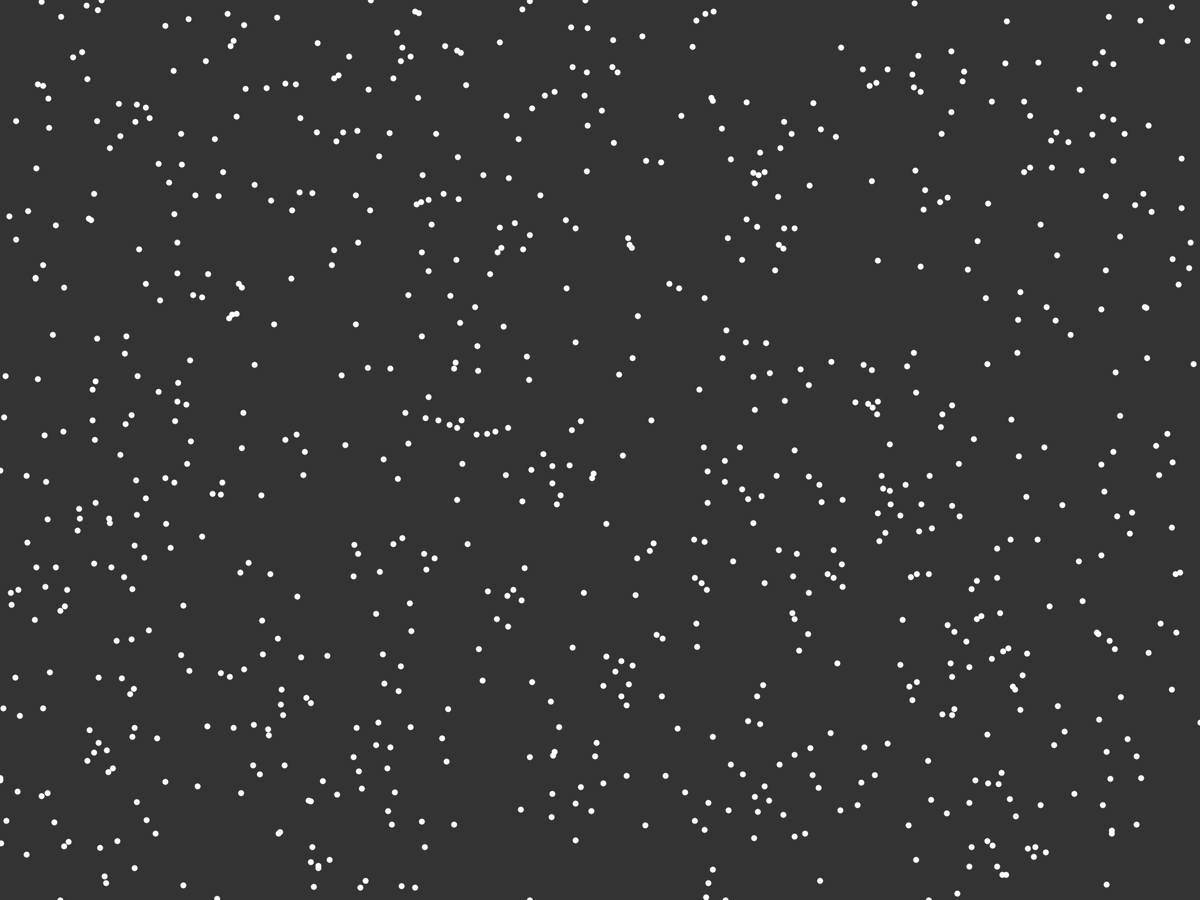
Frame 1 (no input)
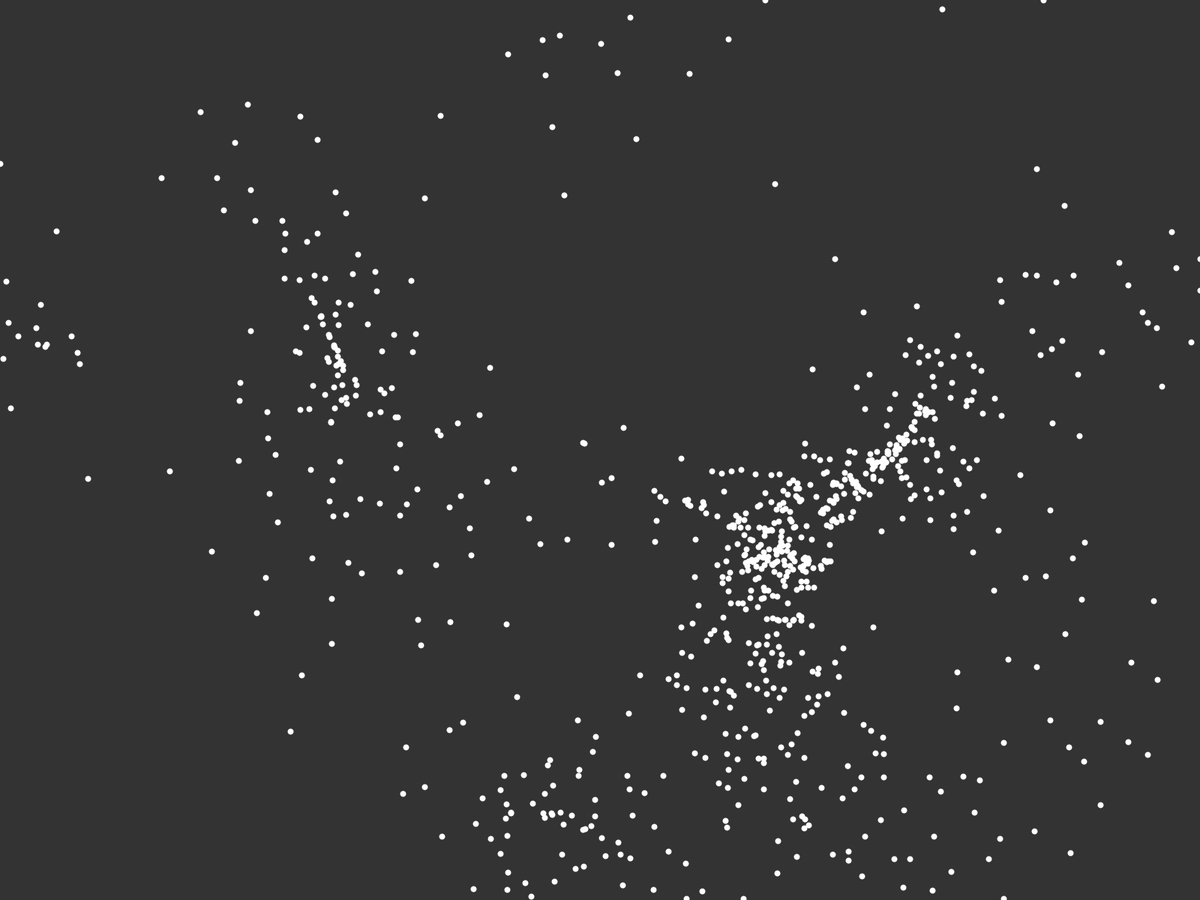
Frame 60 (the mouse pressed at the canvas centre just before this capture)
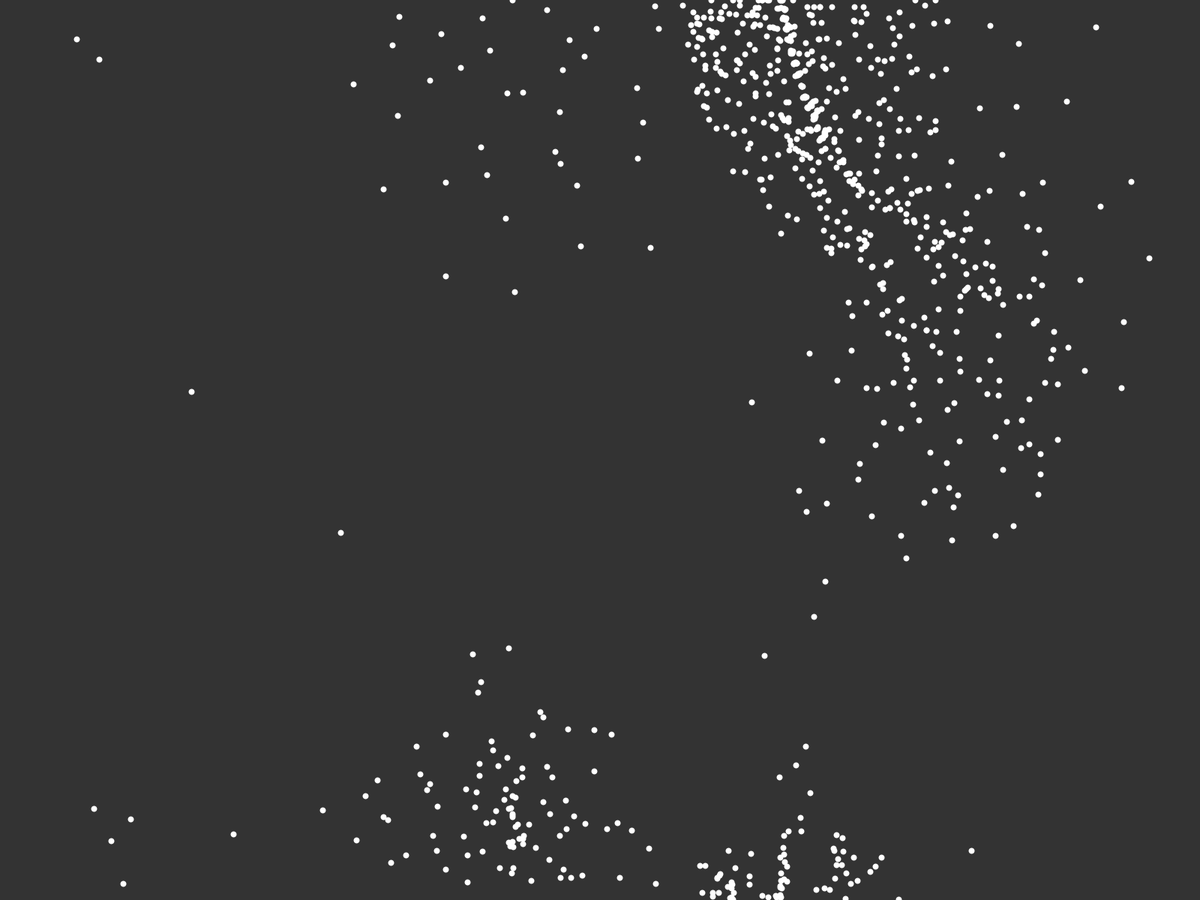
Frame 120 (the mouse held since frame 60 and released just before this capture)

The Processing sketch that drew these frames (run headless with seeded random() and noise(); from frame 60 on, the mouse is pressed at the canvas centre):

// Processing sketch: Boid_System
// ── Boid_System.pde
ArrayList<Boid> flock = new ArrayList<Boid>();
//final int NUM_BOIDS = 100;
final int NUM_BOIDS = 800;

void setup() {
  //size(700, 500);
  //size(1000, 900);
  fullScreen();
  
  for (int i = 0; i < NUM_BOIDS; i++) 
    flock.add(new Boid());
}

void draw() {
  background(51);
  strokeWeight(8);
  stroke(255);
  
  for (Boid boid : flock) {
    boid.flock(flock);
    boid.update();
    boid.show();
  }
}

// ── Boid.pde
class Boid {

  private final int ALIGN_RAD = 200;
  private final int SEP_RAD = 100;
  private final float MAX_SPEED = 15;
  private final float MAX_FORCE = .5;

  private PVector position;
  private PVector velocity;
  private PVector acceleration;


  Boid() {
    position = new PVector(random(width), random(height));
    velocity = PVector.random2D().mult(MAX_SPEED);
    acceleration = new PVector(0, 0);
  }


  /* The steering force w.r.t. to the local flock:
   * steering = desired - current */
  PVector align(ArrayList<Boid> boids) {

    int count = 0;
    PVector desired = new PVector(0, 0);

    for (Boid other : boids) {

      if (other == this) continue;

      // Determining how far the Boid can see around it 
      float dist = PVector.dist(position, other.getPosition());
      if (dist <= ALIGN_RAD) {
        desired.add(other.getVelocity());
        count++;
      }
    }
    if (count > 0) {
      desired.div(count);
      desired.setMag(MAX_SPEED);
      desired.sub(velocity);
      desired.limit(MAX_FORCE);
    }
    return desired;
  }

  /* Cohesion force seeks to steer towards the position 
   * of local flockmates: Average positions and return location */
  PVector cohere(ArrayList<Boid> boids) {

    int count = 0;
    PVector cohesion = new PVector(0, 0);

    for (Boid other : boids) {

      if (other == this) continue;

      // Determining how far the Boid can see around it 
      float dist = PVector.dist(position, other.getPosition());
      if (dist <= ALIGN_RAD) {
        cohesion.add(other.getPosition());
        count++;
      }
    }
    if (count > 0) {
      cohesion.div(count);
      cohesion.sub(position);
      cohesion.setMag(MAX_SPEED);
      cohesion.sub(velocity);
      cohesion.limit(MAX_FORCE);
    }
    return cohesion;
  }

  /* Separation force seeks to steer away from 
   * of local flockmates: Average positions and return location */
  PVector separate(ArrayList<Boid> boids) {

    int count = 0;
    PVector separation = new PVector(0, 0);

    for (Boid other : boids) {

      if (other == this) continue;

      // Determining how far the Boid can see around it
      float dist = PVector.dist(position, other.getPosition());
      if (dist <= SEP_RAD) {
        PVector diff = PVector.sub(position, other.getPosition());
        diff.div(dist);
        separation.add(diff);
        count++;
      }
    }
    if (count > 0) {
      separation.div(count);
      separation.setMag(MAX_SPEED);
      separation.sub(velocity);
      separation.limit(MAX_FORCE);
    }
    return separation;
  }

  void flock(ArrayList<Boid> boids) {
    acceleration.add(align(boids)); 
    acceleration.add(cohere(boids));
    acceleration.add(separate(boids));
  }

  void update() {
    position.add(velocity);
    velocity.add(acceleration);
    velocity.limit(MAX_SPEED);

    // Reset acceleration for next iteration
    acceleration.mult(0);

    if (position.x < 0) position.x = width;
    if (position.y < 0) position.y = height;
    if (position.x > width) position.x = 0;
    if (position.y > height) position.y = 0;
  }

  void show() {
    point(position.x, position.y);
  }

  PVector getVelocity() {
    return velocity;
  }

  PVector getPosition() {
    return position;
  }
}
